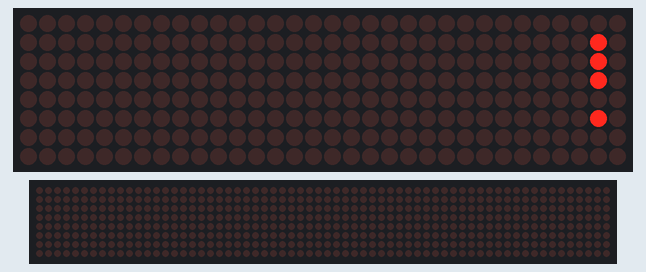
A program run on a simulated Raspberry Pi (BCM pin numbers). On the bench: 32×8 LED matrix, a strip that is not on the board, showing the scrolling text unrolled. The 64×8 strip is a reading aid, not a part: it shows the text the matrix is scrolling, unrolled, one strip-width of it at a time.

Above: at 0.16 s.
At 3.57 s:
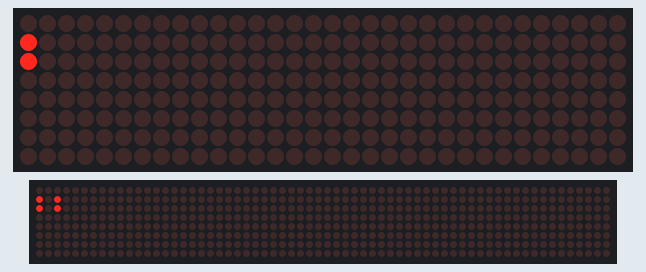
At 7.27 s:
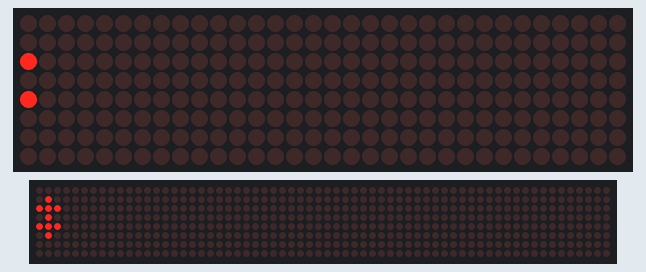
At 14.75 s:
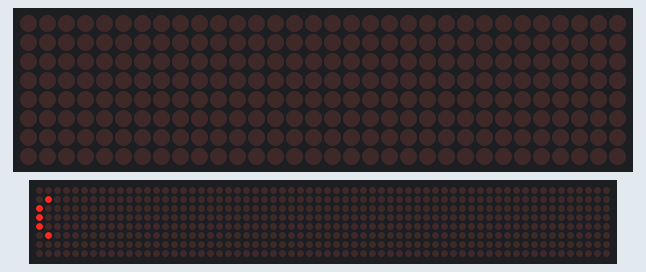
At 27.9 s:
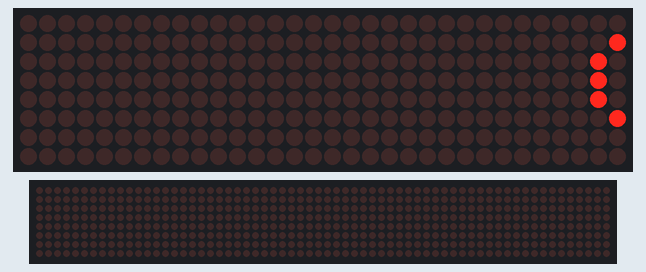
At 39.91 s:
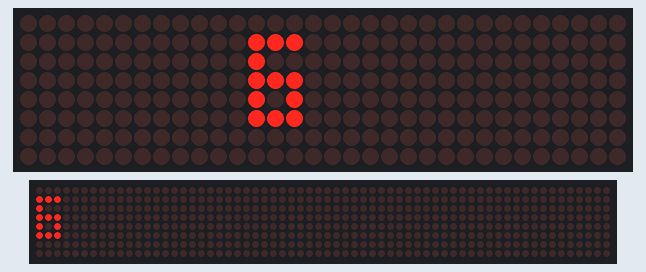

The program:

MatrixTinyFont.py
```python
#-----------------------------------------------------------------------
#
#			SCROLLING TINY LETTERS
#			======================
#
# In this program the printable ASCII characters from 33 to 127 are
# scrolled in small fonts
#
# Author: Dogan Ibrahim
# File  : MatrixTinyFont.py
# Date  : November 2010
#-----------------------------------------------------------------------
from luma.core.interface.serial import spi,noop
from luma.core.render import canvas
from luma.core.legacy import text, show_message
from luma.core.legacy.font import proportional,TINY_FONT
from luma.led_matrix.device import max7219
import time

serial=spi(port=0,device=0,gpio=noop())
device=max7219(serial,width=32,height=8,rotate=0,block_orientation=-90)
device.contrast(100)

while True:
   for j in range(33, 128):
      show_message(device, chr(j), fill="white",scroll_delay=0.05,font=TINY_FONT)
   time.sleep(1)

while True:
   pass
```
